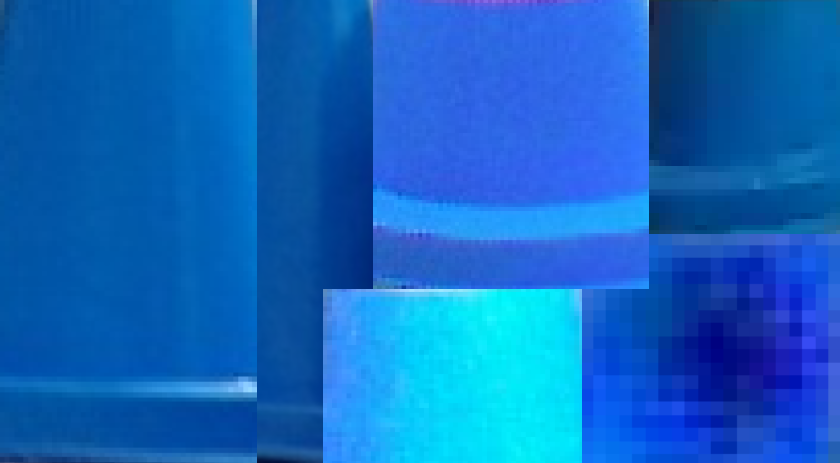
#> input picture utils/hist_backprojection/blue_cones_samples2.PNG, 840 x 463 px
$ python extract_cone_regions.py --images_dir hist_backprojection --detections_dir hist_backprojection --hist_samples_dir hist_backprojection --output_dir out
#> lines starting #> are read from the running program, lines starting #| are printed output that depends on the picture; after the words box and inside, x2 and y2 are one past the last pixel; in counts of white or black regions, pixels touching at a corner belong together
#!/usr/bin/env python3
"""
Extract cone regions using YOLO detections and histogram backprojection.
Reads YOLO detection files and applies histogram backprojection to each bounding box region.
"""

import numpy as np
import cv2 as cv
import os
import argparse
from pathlib import Path

def load_color_histograms(hist_samples_dir):
    """Load and compute histograms for different cone colors."""
#> called with hist_samples_dir = 'hist_backprojection'
    histograms = {}

    # Load sample images for each color
    color_samples = {
        'blue': 'blue_cones_samples2.PNG',
        'yellow': 'yellow_cones_samples2.png',
        'orange': 'orange_cones_samples2.PNG'
    }

    for color, filename in color_samples.items():
        sample_path = os.path.join(hist_samples_dir, filename)
        if not os.path.exists(sample_path):
            print(f"Warning: Sample file {sample_path} not found, skipping {color} cones")
            continue

        roi = cv.imread(sample_path)
#> roi is the input picture: shape (463, 840, 3); mean B, G, R 191.9, 102.1, 16.2
        if roi is None:
            print(f"Warning: Could not read {sample_path}")
            continue

        hsv = cv.cvtColor(roi, cv.COLOR_BGR2HSV)
#> hsv: shape (463, 840, 3); mean H, S, V 105.8, 235.7, 191.9

        # Calculate histogram
        hist = cv.calcHist([hsv], [0, 1], None, [180, 256], [0, 180, 0, 256])
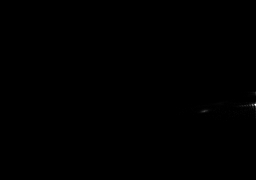
#> hist: shape (180, 256) float32; min 0, max 19724, mean 8.4; drawn with min black and max white
        cv.normalize(hist, hist, 0, 255, cv.NORM_MINMAX)
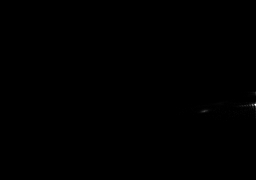
#> hist: shape (180, 256) float32; 4.55% of pixels changed, all inside (x1, y1, x2, y2) = (86, 90, 256, 129)
#> pass 3 of the loop in load_color_histograms, `for color, filename in color_samples.items():`:
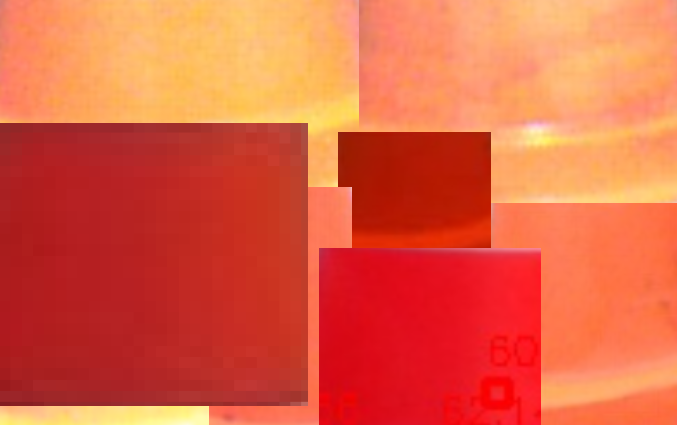
#> input picture utils/hist_backprojection/orange_cones_samples2.PNG, 677 x 425 px
#> in load_color_histograms, roi is the input picture: shape (425, 677, 3); mean B, G, R 66.1, 96.6, 225.3
#> hsv: shape (425, 677, 3); mean H, S, V 34.8, 186, 225.3
#> in load_color_histograms, `hist = cv.calcHist([hsv], [0, 1], None, [180, 256], [0, 180, 0, 256])`:
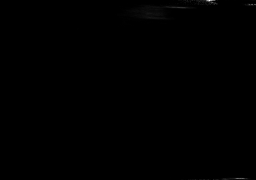
#> hist: shape (180, 256) float32; min 0, max 5309, mean 6.2; drawn with min black and max white
#> in load_color_histograms, `cv.normalize(hist, hist, 0, 255, cv.NORM_MINMAX)`:
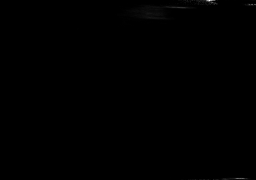
#> hist: shape (180, 256) float32; 6.82% of pixels changed, all inside (x1, y1, x2, y2) = (35, 0, 256, 180)
        histograms[color] = hist

    return histograms

# [133 lines left out: functions read_yolo_detections, apply_backprojection_to_bbox, process_image_with_detections, not called in this run]

def main():
    parser = argparse.ArgumentParser(description="Extract cone regions using YOLO detections and histogram backprojection")
    parser.add_argument("--images_dir", type=str, required=True, help="Directory containing input images")
    parser.add_argument("--detections_dir", type=str, required=True, help="Directory containing YOLO detection .txt files")
    parser.add_argument("--hist_samples_dir", type=str, required=True, help="Directory containing color histogram sample images")
    parser.add_argument("--output_dir", type=str, required=True, help="Output directory for results")

    args = parser.parse_args()

    # Create output directory
    os.makedirs(args.output_dir, exist_ok=True)

    # Load color histograms
    print("Loading color histograms...")
    histograms = load_color_histograms(args.hist_samples_dir)
#> histograms = 3 items
    if not histograms:
        print("No color histograms loaded. Please check histogram sample files.")
        return
    print(f"Loaded histograms for colors: {list(histograms.keys())}")
#| Loaded histograms for colors: ['blue', 'yellow', 'orange']
#> pass 3 of the loop in main, `for image_file in image_files:`:

    # Process all images
    image_extensions = ('.jpg', '.jpeg', '.png')
    image_files = [f for f in os.listdir(args.images_dir)
                   if f.lower().endswith(image_extensions)]

    for image_file in image_files:
        image_path = os.path.join(args.images_dir, image_file)

        # Look for corresponding detection file
        detection_file = os.path.join(args.detections_dir,
                                    os.path.splitext(image_file)[0] + '.txt')

        if os.path.exists(detection_file):
            process_image_with_detections(image_path, detection_file, histograms, args.output_dir)
        else:
            print(f"No detection file found for {image_file} (looking for {detection_file})")

if __name__ == "__main__":
    main()
